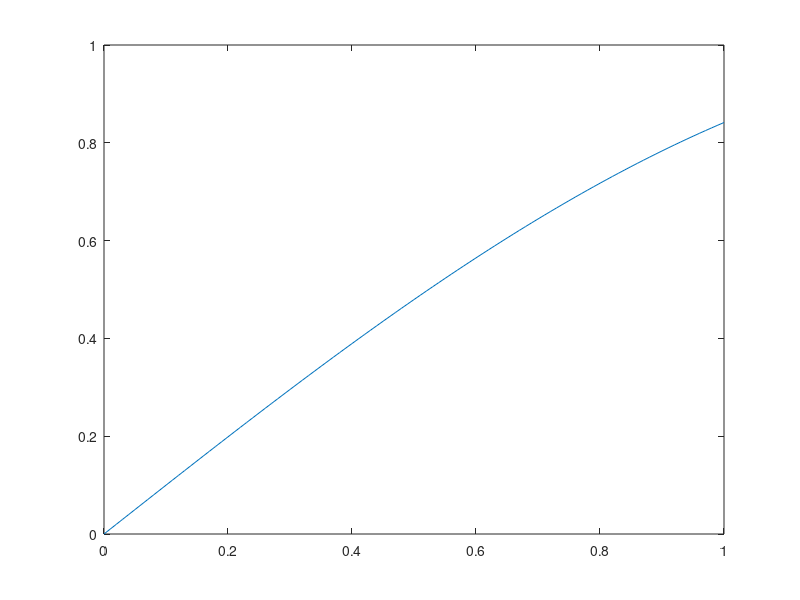
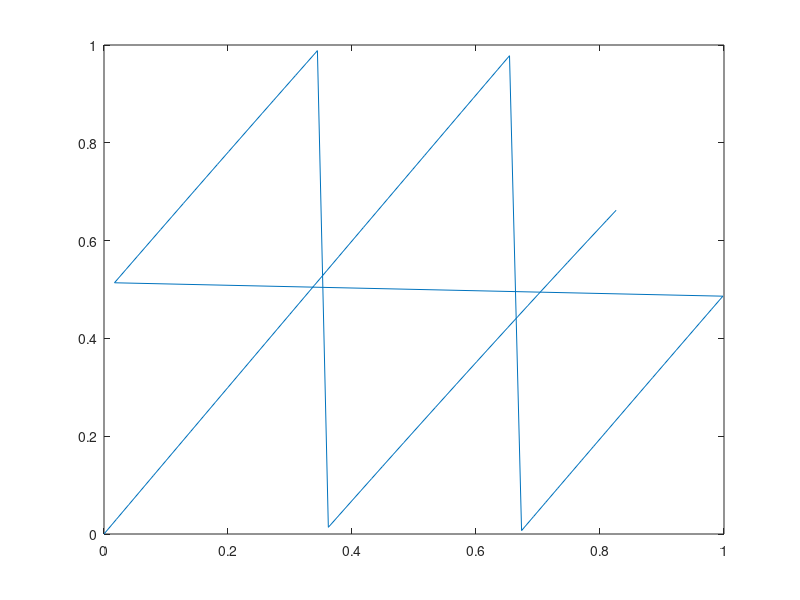
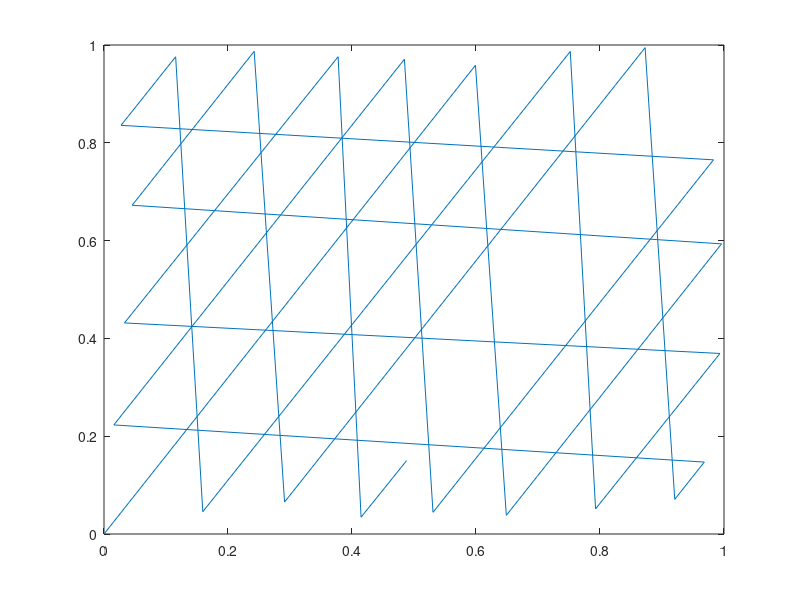

Write MATLAB code to recreate these figures, in order.
N = 100;
x1 = 0:1/N:1
y1 = sin(x1);

x2 = zeros(N);
y2 = zeros(N);
for i = 1 : N
  x2(i) = mod(x1(i) + y1(i), 1);
  y2(i) = mod(x1(i) + 2 * y1(i), 1);
endfor

x3 = zeros(N);
y3 = zeros(N);
for i = 1 : N
  x3(i) = mod(x2(i) + y2(i), 1);
  y3(i) = mod(x2(i) + 2 * y2(i), 1);
endfor

f1 = figure;
plot(x1, y1);
f2 = figure;
plot(x2, y2);
f3 = figure;
plot(x3, y3);